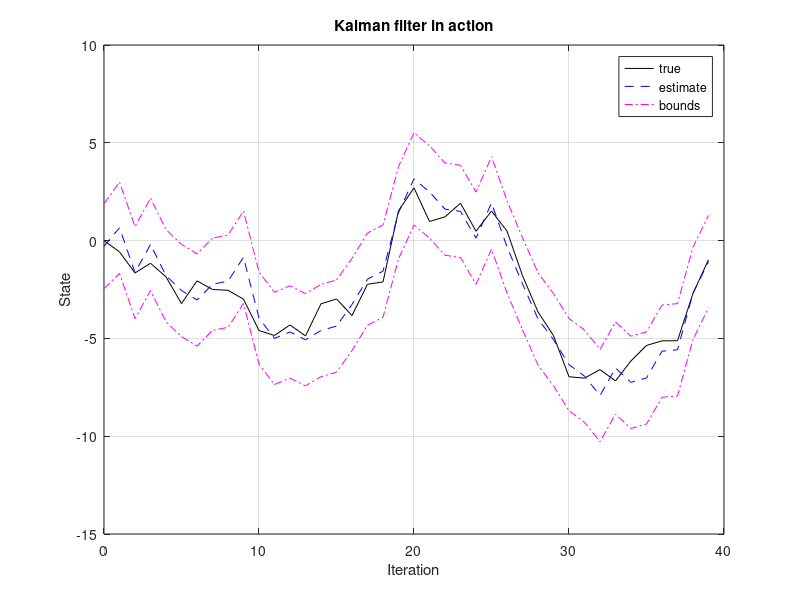
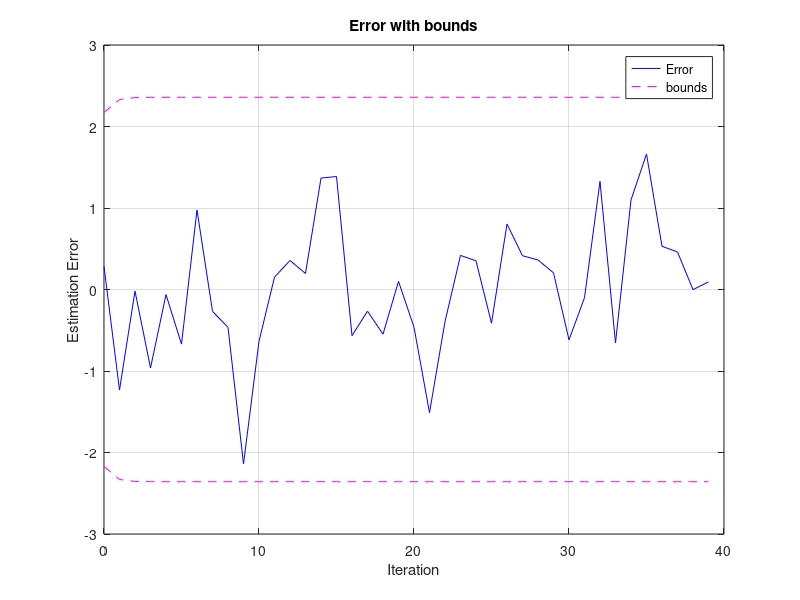

The MATLAB script that drew these images, in order:
% Initialize simulation variables
SRSigmaW = chol(1,'lower'); % Square-root process noise covar
SRSigmaV = chol(1,'lower'); % Square-root sensor noise covar
A = 1; B = 1; C = 1; D = 0; % Plant definition matrices
maxIter = 40;
xtrue = 0; xhat = 0 % Initialize true and estimated system initial state
SigmaX = 0.1; % Initialize Kalman filter covariance
SRSigmaX = chol(SigmaX,'lower');
u = 0; % Unknown initial driving input: assume zero
% Reserve storage for variables we might want to plot/evaluate
xstore = zeros(maxIter+1,length(xtrue)); xstore(1,:) = xtrue;
xhatstore = zeros(maxIter,length(xhat));
SigmaXstore = zeros(maxIter,length(xhat)); % store diagonal only
for k = 1:maxIter,
% SR-KF Step 1a: State estimate time update
xhat = A*xhat + B*u; % use prior value of "u"
% SR-KF Step 1b: Error covariance time update
SRSigmaX = qr([A*SRSigmaX, SRSigmaW]')';
SRSigmaX = tril(SRSigmaX(1:length(xhat),1:length(xhat)));
% [Implied operation of system in background, with
% input signal u, and output signal z]
u = 0.5*randn(1) + cos(k/pi); % for example... (measured)
w = SRSigmaW*randn(length(xtrue));
v = SRSigmaV*randn(length(C*xtrue));
ztrue = C*xtrue + D*u + v; % y is based on present x and u
xtrue = A*xtrue + B*u + w; % future x is based on present u
% SR-KF Step 1c: Estimate system output
zhat = C*xhat + D*u;
% SR-KF Step 2a: Compute Kalman gain matrix
% Note: "help mrdivide" to see how "division" is implemented
SRSigmaZ = qr([C*SRSigmaX,SRSigmaV]')';
SRSigmaZ = tril(SRSigmaZ(1:length(zhat),1:length(zhat)));
L = (SRSigmaX*SRSigmaX')*C'/SRSigmaZ'/SRSigmaZ;
% SR-KF Step 2b: State estimate measurement update
xhat = xhat + L*(ztrue - zhat);
% SR-KF Step 2c: Error covariance measurement update
Sx_ = SRSigmaX';
cov_update_vectors = L*SRSigmaZ;
for j=1:length(zhat),
Sx_ = cholupdate(Sx_,cov_update_vectors(:,j),'-');
end
SRSigmaX = Sx_';
% [Store information for evaluation/plotting purposes]
xstore(k+1,:) = xtrue; xhatstore(k,:) = xhat;
SigmaXstore(k,:) = diag(SRSigmaX*SRSigmaX');
end;
figure(1); clf;
plot(0:maxIter-1,xstore(1:maxIter),'k-',0:maxIter-1,xhatstore,'b--', ...
0:maxIter-1,xhatstore+3*sqrt(SigmaXstore),'m-.',...
0:maxIter-1,xhatstore-3*sqrt(SigmaXstore),'m-.'); grid;
title('Kalman filter in action'); xlabel('Iteration');
ylabel('State'); legend('true','estimate','bounds');
figure(2); clf;
plot(0:maxIter-1,xstore(1:maxIter)-xhatstore,'b-', ...
0:maxIter-1,3*sqrt(SigmaXstore),'m--',...
0:maxIter-1,-3*sqrt(SigmaXstore),'m--');
% grid; legend('Error','bounds',0); title('Error with bounds');
grid; legend('Error','bounds'); title('Error with bounds');
xlabel('Iteration'); ylabel('Estimation Error');
